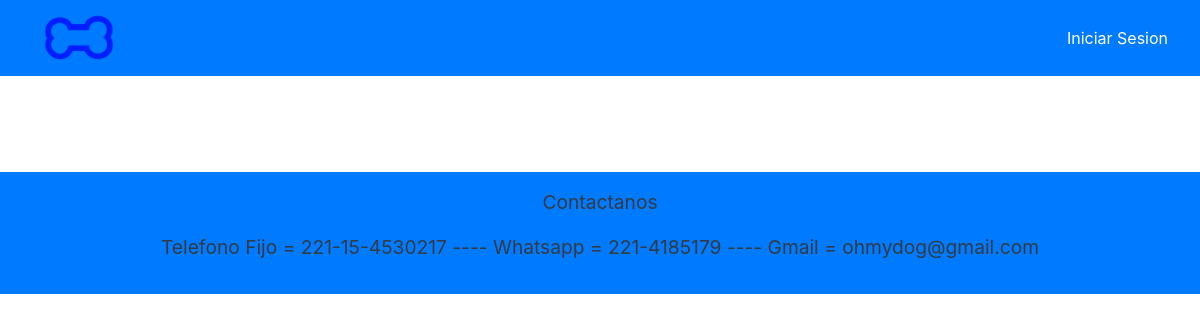
Page /ListarAdopciones on the earlier database version.
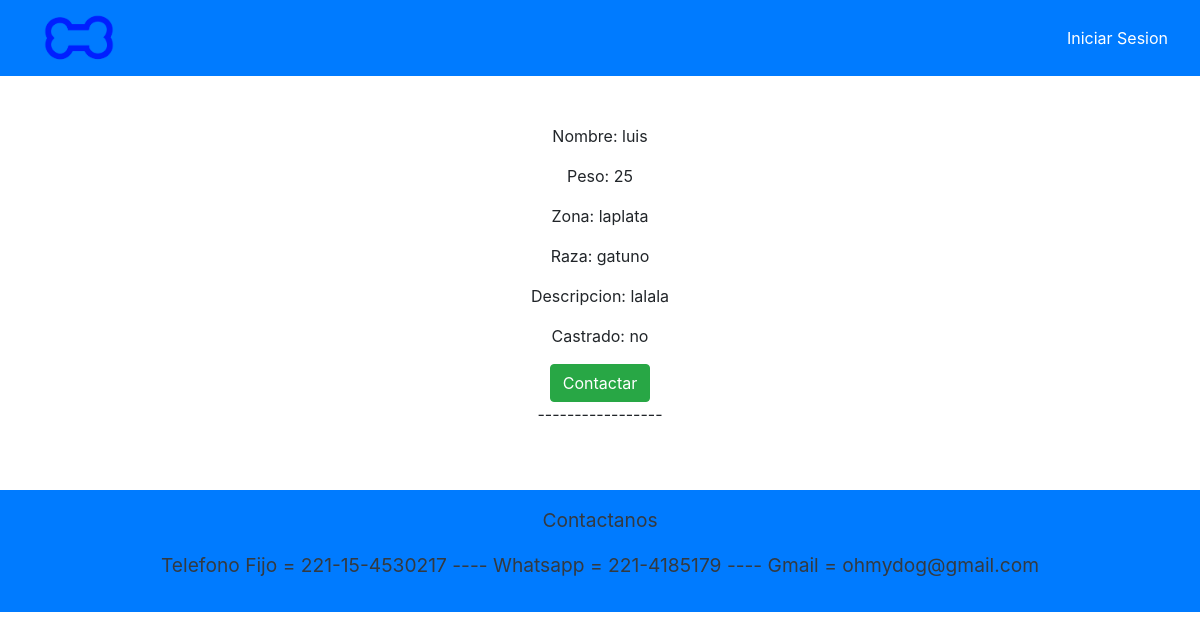
Same page on the later database version.
### APP/models.py (models this page shows, shortened)
class PerroAdopcion(models.Model):
    usuario = models.CharField(max_length=30)
    nombre = models.CharField(max_length=30)
    peso= models.IntegerField()
    raza= models.CharField(max_length=20)
    descripcion= models.CharField(max_length=30)
    zona= models.CharField(max_length=50)
    castrado = models.CharField(max_length=2)

### APP/views.py (the view)
# urls.py: path('ListarAdopciones',views.ListarAdopciones,name='ListarAdopciones'),
def ListarAdopciones(request):
    adop = PerroAdopcion.objects.all()
    context = {'context': adop,
               'usuario': usuario}
    return render(request, 'paginas/ListarAdopciones.html', context)

### APP/templates/paginas/ListarAdopciones.html (shortened to what this page needs)
{% extends 'paginas/base.html' %}
{% load static %}
{% block contenido %}
<div class="d-flex justify-content-center flex-column align-items-center">
    {% for c in context %}
        <p>Nombre: {{ c.nombre }}</p>
        <p>Peso: {{ c.peso }}</p>
        <p>Zona: {{ c.zona }}</p>
        <p>Raza: {{ c.raza }}</p>
        <p>Descripcion: {{ c.descripcion }}</p>
        <p>Castrado: {{ c.castrado }}</p>
        <a href="" class="btn btn-success">Contactar</a>
        <p>-----------------</p>
    {% endfor %}
</div>
{% endblock %}

Differences in the rows shown:
added PerroAdopcion: nombre "luis", peso "25", zona "laplata", raza "gatuno", descripcion "lalala", castrado "no"
